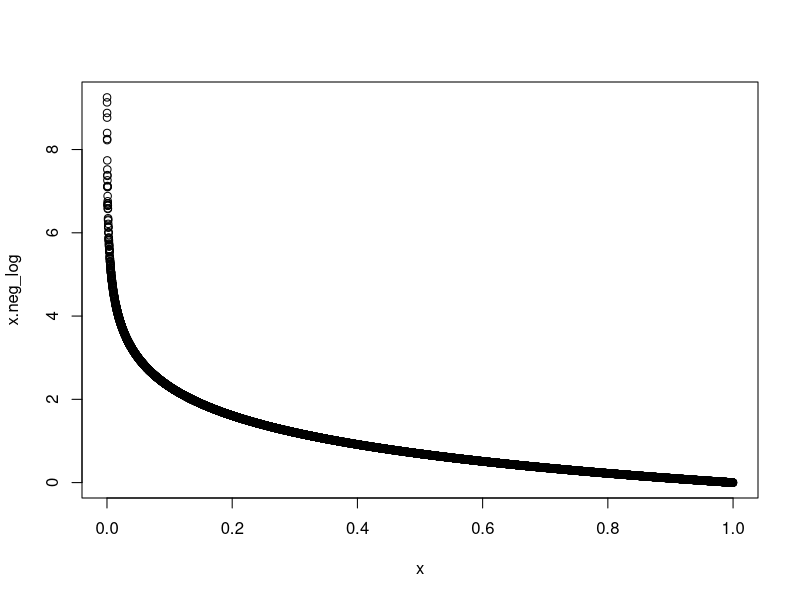
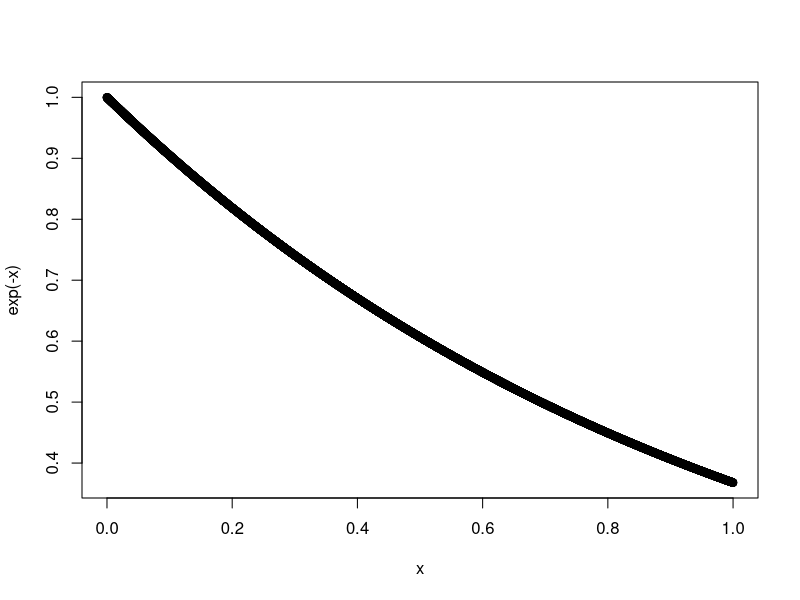

These figures' R source, in order:
## ---- chunk 1
knitr::opts_chunk$set(echo = TRUE)
options(scipen = 999)
## ---- chunk 2
trials <- 10000
x <- runif(trials)
x.neg_log <- -log(x)
plot(x, x.neg_log)
bins <- seq(from = 0, to = 10, by = 0.1)

xtable <- rep(NULL, length(bins))

for (i in 1:(length(bins) - 1)) {
	xtable[i] <- sum(x >= bins[i] & x < bins[i + 1])
}

plot(x, exp(-x))
